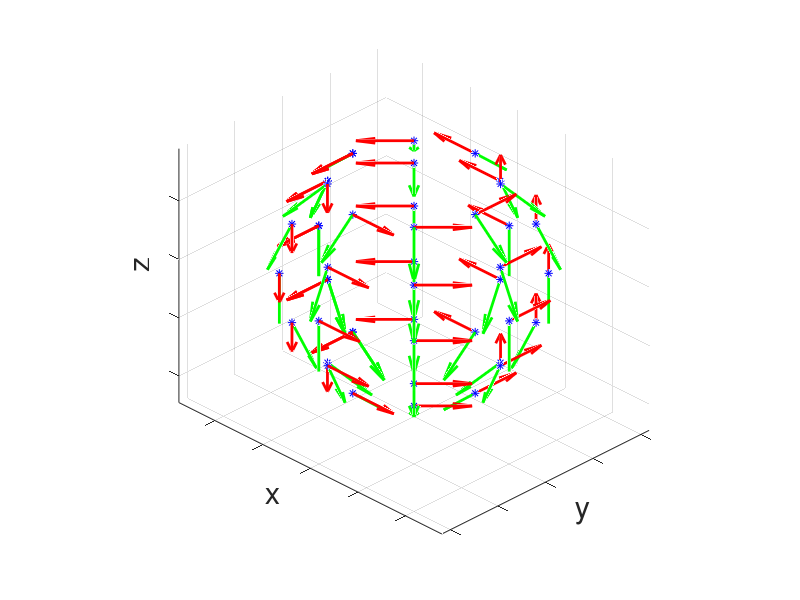
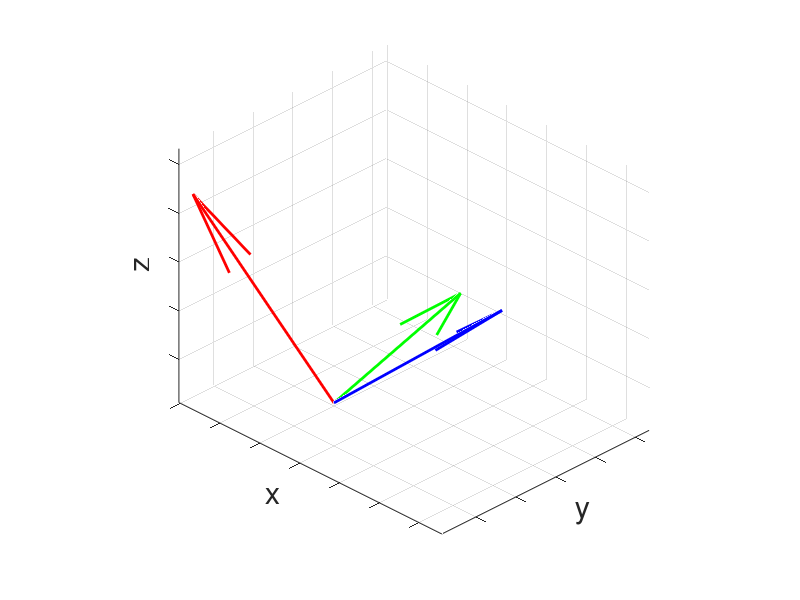
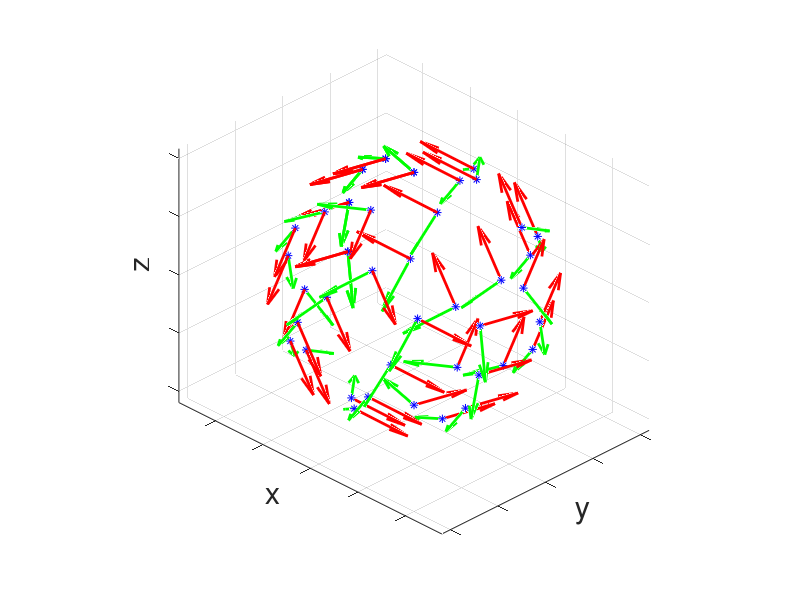

MATLAB code for these plots, in order:
clear all; close all; clc;

N_theta = 5;
N_phi = 9;

fontsize = 20.0;

elevation = -40;
azimuth = 15;
##roll = 45;
##elevation = 0;
##azimuth = 0;
roll = 0;

theta = linspace(40, 140, N_theta);
phi = linspace(-180, 180, N_phi);

[THETA, PHI] = meshgrid(theta, phi);
N = N_theta*N_phi;
mesh_shape = [N_phi, N_theta];
vector_shape = [1, N];

THETA = THETA(:)';
PHI = PHI(:)';

ct = cosd(THETA);
st = sind(THETA);
cp = cosd(PHI);
sp = sind(PHI);

r = [st.*cp; st.*sp; ct];
t = [ct.*cp; ct.*sp; -st];
p = [-sp; cp; zeros(1, N)];

figure;
hold on;

plot3(r(1,:), r(2,:), r(3,:), 'marker', '*', 'linestyle', 'none', 'color', 'b');
quiver3(r(1,:),r(2,:),r(3,:),t(1,:), t(2,:), t(3,:), 'linewidth', 2.0, 'color', 'g');
quiver3(r(1,:),r(2,:),r(3,:),p(1,:), p(2,:), p(3,:), 'linewidth', 2.0, 'color', 'r');

grid on;
axis equal;
set(gca, 'fontsize', fontsize);
xlabel('x');
ylabel('y');
zlabel('z');
xticklabels([]);
yticklabels([]);
zticklabels([]);
view(45,30);

Re = roty(elevation);
Ra = rotz(azimuth);
Rr = rotx(roll);

R = Ra*Re*Rr;

x = [1; 0; 0];
xl = R*x;
y = [0; 1; 0];
yl = R*y;
z = [0; 0; 1];
zl = R*z;

figure;
hold on;

quiver3(0,0,0,xl(1), xl(2), xl(3), 'linewidth', 2.0, 'color', 'b');
quiver3(0,0,0,yl(1), yl(2), yl(3), 'linewidth', 2.0, 'color', 'g');
quiver3(0,0,0,zl(1), zl(2), zl(3), 'linewidth', 2.0, 'color', 'r');

grid on;
axis equal;
set(gca, 'fontsize', fontsize);
xlabel('x');
ylabel('y');
zlabel('z');
xticklabels([]);
yticklabels([]);
zticklabels([]);
view(45,30);

R_LG = Ra'*Re'*Rr';
R_GL = R_LG';

rll = r;
tll = t;
pll = p;
rgg = r;
tgg = t;
pgg = p;

rlg = R_LG*rll;
tlg = R_LG*tll;
plg = R_LG*pll;

rgl = R_GL*rgg;
tgl = R_GL*tgg;
pgl = R_GL*pgg;

THETAll = THETA;
PHIll = PHI;
THETAgg = THETA;
PHIgg = PHI;

THETAlg = atan2d(sqrt(sum(rlg([1,2],:).^2,1)), rlg(3,:));
PHIlg = atan2d(plg(1,:), plg(2,:));

THETAgl = atan2d(sqrt(sum(rgl([1,2],:).^2,1)), rgl(3,:));
PHIgl = atan2d(pgl(1,:), pgl(2,:));

figure;
hold on;

plot3(rlg(1,:), rlg(2,:), rlg(3,:), 'marker', '*', 'linestyle', 'none', 'color', 'b');
quiver3(rlg(1,:),rlg(2,:),rlg(3,:),tlg(1,:), tlg(2,:), tlg(3,:), 'linewidth', 2.0, 'color', 'g');
quiver3(rlg(1,:),rlg(2,:),rlg(3,:),plg(1,:), plg(2,:), plg(3,:), 'linewidth', 2.0, 'color', 'r');

grid on;
axis equal;
set(gca, 'fontsize', fontsize);
xlabel('x');
ylabel('y');
zlabel('z');
xticklabels([]);
yticklabels([]);
zticklabels([]);
view(45,30);
